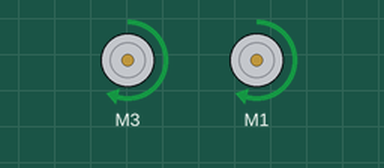
Recording of a sketch running on a simulated Arduino Mega 2560, built with avr-gcc and run on an emulated ATmega2560. On the bench: 2 × DC motor (green arrow = forward, orange = backward, longer = faster). At 4.1 s the program stops and its outputs stay as they are.

Above: at 0.1 s.
At 3.1 s:
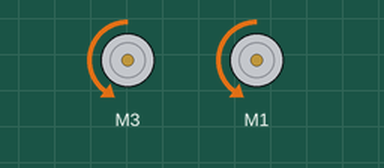
At 4.2 s:
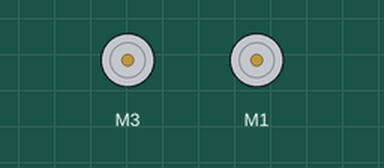
Timing chart, 0 to 5.6 s (numbered marks = the images above):
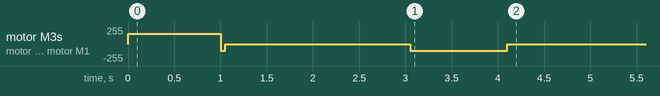

The sketch:

B3_BackNForthMINE.ino
```cpp
/* BackNForwth.ino
   Drive the TWO-WHEELED Bread Board Bot (BBbot, B^3)
   straight ahead for specified time and then stop
   and drive straight back for same time and then stop
   with a short reverse brake on the motors.

   Arduino: Arduino Mega 256 v3 Clone
   Motor Shield: Adafruit assembled Motor Shield for Arduino v2
   ---->  http://www.adafruit.com/products/1438

   Programmer: Dave Eslinger; June 6, 2015
   Revisions:
*/
#include <Wire.h>
#include <Adafruit_MotorShield.h>
#include <math.h>

// Create the motor shield object with the default I2C address
Adafruit_MotorShield AFMS = Adafruit_MotorShield();

// Define Constants
const byte TESTSPEED = 155;

// Define 'ports' for motors.
const byte LEFT_MOTOR_PORT = 3;
const byte RIGHT_MOTOR_PORT = 1;
// Create pointers to motor control objects
Adafruit_DCMotor *motorLeft = AFMS.getMotor(LEFT_MOTOR_PORT);
Adafruit_DCMotor *motorRight = AFMS.getMotor(RIGHT_MOTOR_PORT);


void setup(void){
  AFMS.begin();  // create with the default frequency 1.6KHz
  // Turn off all motors to start, just a good habit
  motorLeft->run(RELEASE);
  motorRight->run(RELEASE);
}

void loop(void){
  // Drive forward for 1 second, pause and back up and stop.
  byte speed = TESTSPEED;
  motorLeft->setSpeed(speed); // set motor speeds
  motorRight->setSpeed(speed);

  motorLeft->run(FORWARD);  // start driving forward
  motorRight->run(FORWARD);
  delay(1000);              // wait for 1 sec (1000 milliseconds)

 allStop(FORWARD); // *motorLeft, *motorRight);        // Stop and pause
  delay(2000);

  speed = TESTSPEED;
  motorLeft->run(BACKWARD); // Now do the same thing backwards
  motorRight->run(BACKWARD);
  delay(1000);

  allStop(BACKWARD); // *motorLeft, *motorRight);

  while (1);                // What does this do?
}
void allStop(int direction) {
  motorLeft->setSpeed(100);  // Note that we reset the speeds here; therefore,
  motorRight->setSpeed(100); // we need ot reset them in other routine.
  if (direction == FORWARD) {
    motorLeft->run(BACKWARD);
    motorRight->run(BACKWARD);
  }
  else {
    motorLeft->run(BACKWARD);
    motorRight->run(BACKWARD);
  }
  delay(50);
  motorLeft->run(RELEASE);
  motorRight->run(RELEASE);
  return;
}
```

Measured:
- by itself, motor M3, motor M1: stopped → forward 155/255 at 0.00 s, → stopped 1.0 s later, → backward 100/255 2.1 s later, → stopped 1.1 s later
